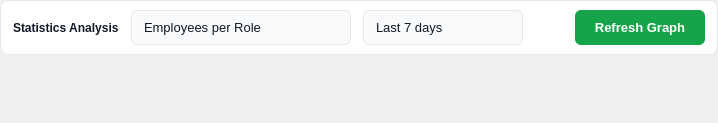
            <widget class="QWidget" name="tabGraph">
             <attribute name="title">
              <string>Graph</string>
             </attribute>
             <layout class="QVBoxLayout" name="tabGraphLayout">
              <property name="spacing">
               <number>10</number>
              </property>
              <property name="leftMargin">
               <number>0</number>
              </property>
              <property name="topMargin">
               <number>0</number>
              </property>
              <property name="rightMargin">
               <number>0</number>
              </property>
              <property name="bottomMargin">
               <number>0</number>
              </property>
              <item>
               <widget class="QFrame" name="graphFiltersFrame">
                <property name="minimumSize">
                 <size>
                  <width>0</width>
                  <height>55</height>
                 </size>
                </property>
                <property name="maximumSize">
                 <size>
                  <width>16777215</width>
                  <height>55</height>
                 </size>
                </property>
                <property name="styleSheet">
                 <string notr="true">QFrame#graphFiltersFrame {
    background-color: white;
    border: 1px solid #e5e7eb;
    border-radius: 8px;
}</string>
                </property>
                <layout class="QHBoxLayout" name="graphFiltersLayout">
                 <property name="spacing">
                  <number>12</number>
                 </property>
                 <property name="leftMargin">
                  <number>12</number>
                 </property>
                 <property name="topMargin">
                  <number>8</number>
                 </property>
                 <property name="rightMargin">
                  <number>12</number>
                 </property>
                 <property name="bottomMargin">
                  <number>8</number>
                 </property>
                 <item>
                  <widget class="QLabel" name="graphSectionTitle">
                   <property name="styleSheet">
                    <string notr="true">color: #111827; font-size: 12px; font-weight: 700; background: transparent;</string>
                   </property>
                   <property name="text">
                    <string>Statistics Analysis</string>
                   </property>
                  </widget>
                 </item>
                 <item>
                  <widget class="QComboBox" name="graphTypeCombo">
                   <property name="minimumSize">
                    <size>
                     <width>220</width>
                     <height>35</height>
                    </size>
                   </property>
                   <property name="styleSheet">
                    <string notr="true">QComboBox {
    background-color: #f9fafb;
    color: #111827;
    border: 1px solid #e5e7eb;
    border-radius: 6px;
    padding: 6px 12px;
    font-size: 13px;
}
QComboBox::drop-down { border: none; width: 20px; }
QComboBox QAbstractItemView {
    background-color: #ffffff;
    color: #111827;
    selection-background-color: #dcfce7;
    border: 1px solid #e5e7eb;
}</string>
                   </property>
                   <item>
                    <property name="text">
                     <string>Employees per Role</string>
                    </property>
                   </item>
                   <item>
                    <property name="text">
                     <string>Active vs Archived</string>
                    </property>
                   </item>
                   <item>
                    <property name="text">
                     <string>Monthly Registrations</string>
                    </property>
                   </item>
                   <item>
                    <property name="text">
                     <string>Login Attempts Distribution</string>
                    </property>
                   </item>
                  </widget>
                 </item>
                 <item>
                  <widget class="QComboBox" name="graphPeriodCombo">
                   <property name="minimumSize">
                    <size>
                     <width>160</width>
                     <height>35</height>
                    </size>
                   </property>
                   <property name="styleSheet">
                    <string notr="true">QComboBox {
    background-color: #f9fafb;
    color: #111827;
    border: 1px solid #e5e7eb;
    border-radius: 6px;
    padding: 6px 12px;
    font-size: 13px;
}
QComboBox::drop-down { border: none; width: 20px; }
QComboBox QAbstractItemView {
    background-color: #ffffff;
    color: #111827;
    selection-background-color: #dcfce7;
    border: 1px solid #e5e7eb;
}</string>
                   </property>
                   <item>
                    <property name="text">
                     <string>Last 7 days</string>
                    </property>
                   </item>
                   <item>
                    <property name="text">
                     <string>Last 30 days</string>
                    </property>
                   </item>
                   <item>
                    <property name="text">
                     <string>Last 6 months</string>
                    </property>
                   </item>
                   <item>
                    <property name="text">
                     <string>All Time</string>
                    </property>
                   </item>
                  </widget>
                 </item>
                 <item>
                  <spacer name="graphFiltersSpacer">
                   <property name="orientation">
                    <enum>Qt::Orientation::Horizontal</enum>
                   </property>
                   <property name="sizeHint" stdset="0">
                    <size>
                     <width>40</width>
                     <height>20</height>
                    </size>
                   </property>
                  </spacer>
                 </item>
                 <item>
                  <widget class="QPushButton" name="btnRefreshGraph">
                   <property name="minimumSize">
                    <size>
                     <width>130</width>
                     <height>35</height>
                    </size>
                   </property>
                   <property name="styleSheet">
                    <string notr="true">QPushButton {
    background-color: #16a34a;
    color: white;
    border: none;
    border-radius: 6px;
    padding: 8px 16px;
    font-size: 13px;
    font-weight: 600;
}
QPushButton:hover {
    background-color: #22c55e;
}</string>
                   </property>
                   <property name="text">
                    <string>Refresh Graph</string>
                   </property>
                  </widget>
                 </item>
                </layout>
               </widget>
              </item>
              <item>
               <layout class="QVBoxLayout" name="graphContainerLayout">
                <property name="spacing">
                 <number>0</number>
                </property>
                <property name="leftMargin">
                 <number>12</number>
                </property>
                <property name="topMargin">
                 <number>12</number>
                </property>
                <property name="rightMargin">
                 <number>12</number>
                </property>
                <property name="bottomMargin">
                 <number>12</number>
                </property>
                <item>
                 <widget class="QWidget" name="statisticsChartPlaceholder" native="true">
                  <property name="styleSheet">
                   <string notr="true">QWidget#statisticsChartPlaceholder {
    background-color: #f9fafb;
    border: 1px dashed #d1d5db;
    border-radius: 8px;
}</string>
                  </property>
                 </widget>
                </item>
               </layout>
              </item>
              <item>
               <layout class="QHBoxLayout" name="miniGraphsLayout">
                <property name="spacing">
                 <number>10</number>
                </property>
                <item>
                 <layout class="QVBoxLayout" name="miniGraphLeftLayout">
                  <property name="spacing">
                   <number>0</number>
                  </property>
                  <property name="leftMargin">
                   <number>12</number>
                  </property>
                  <property name="topMargin">
                   <number>12</number>
                  </property>
                  <property name="rightMargin">
                   <number>12</number>
                  </property>
                  <property name="bottomMargin">
                   <number>12</number>
                  </property>
                  <item>
                   <widget class="QWidget" name="miniChartPlaceholderLeft" native="true">
                    <property name="styleSheet">
                     <string notr="true">QWidget#miniChartPlaceholderLeft {
    background-color: #f9fafb;
    border: 1px dashed #d1d5db;
    border-radius: 8px;
}</string>
                    </property>
                   </widget>
                  </item>
                 </layout>
                </item>
                <item>
                 <layout class="QVBoxLayout" name="miniGraphRightLayout">
                  <property name="spacing">
                   <number>0</number>
                  </property>
                  <property name="leftMargin">
                   <number>12</number>
                  </property>
                  <property name="topMargin">
                   <number>12</number>
                  </property>
                  <property name="rightMargin">
                   <number>12</number>
                  </property>
                  <property name="bottomMargin">
                   <number>12</number>
                  </property>
                  <item>
                   <widget class="QWidget" name="miniChartPlaceholderRight" native="true">
                    <property name="styleSheet">
                     <string notr="true">QWidget#miniChartPlaceholderRight {
    background-color: #f9fafb;
    border: 1px dashed #d1d5db;
    border-radius: 8px;
}</string>
                    </property>
                   </widget>
                  </item>
                 </layout>
                </item>
               </layout>
              </item>
             </layout>
            </widget>
